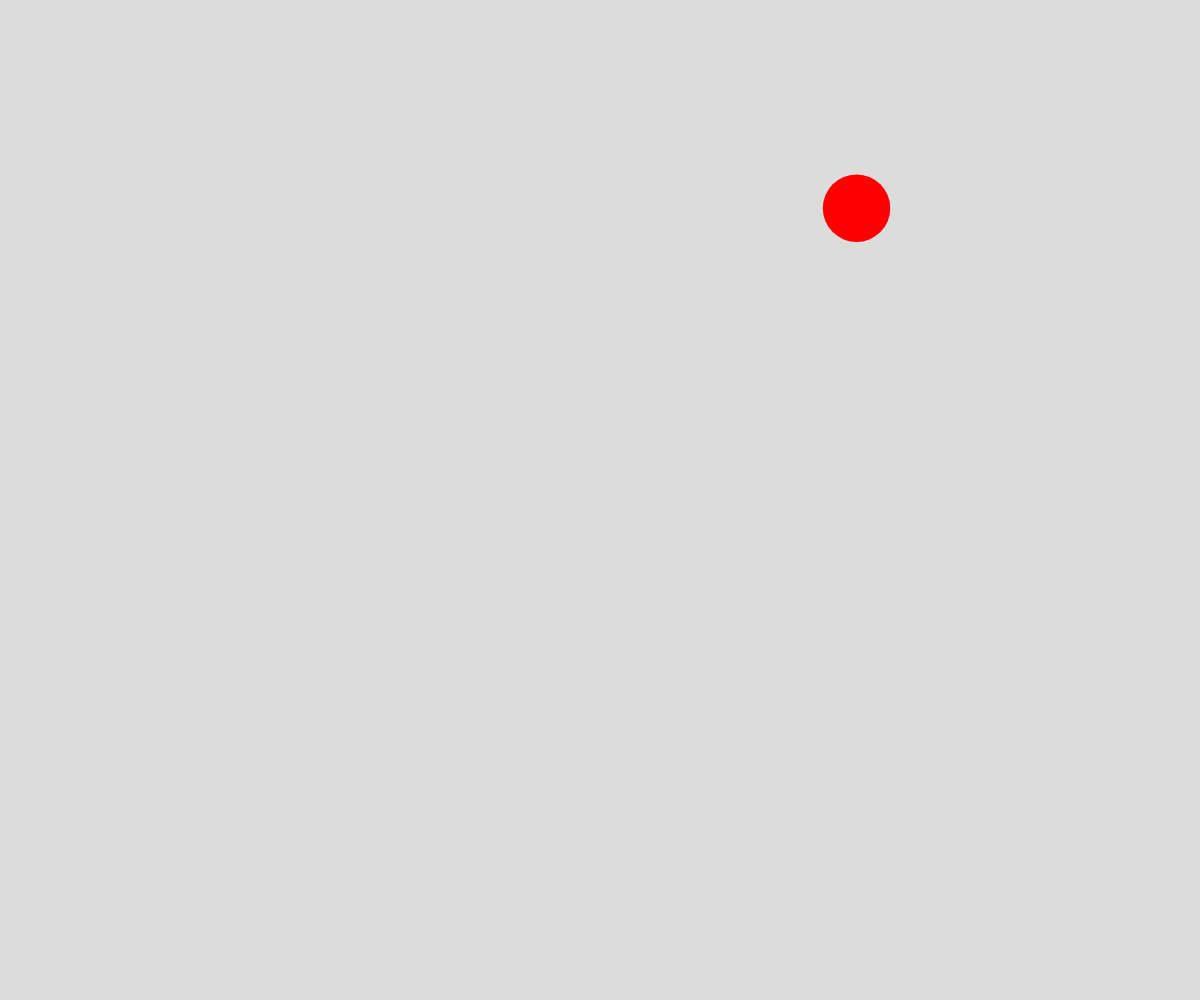
Frame 1 (no input)
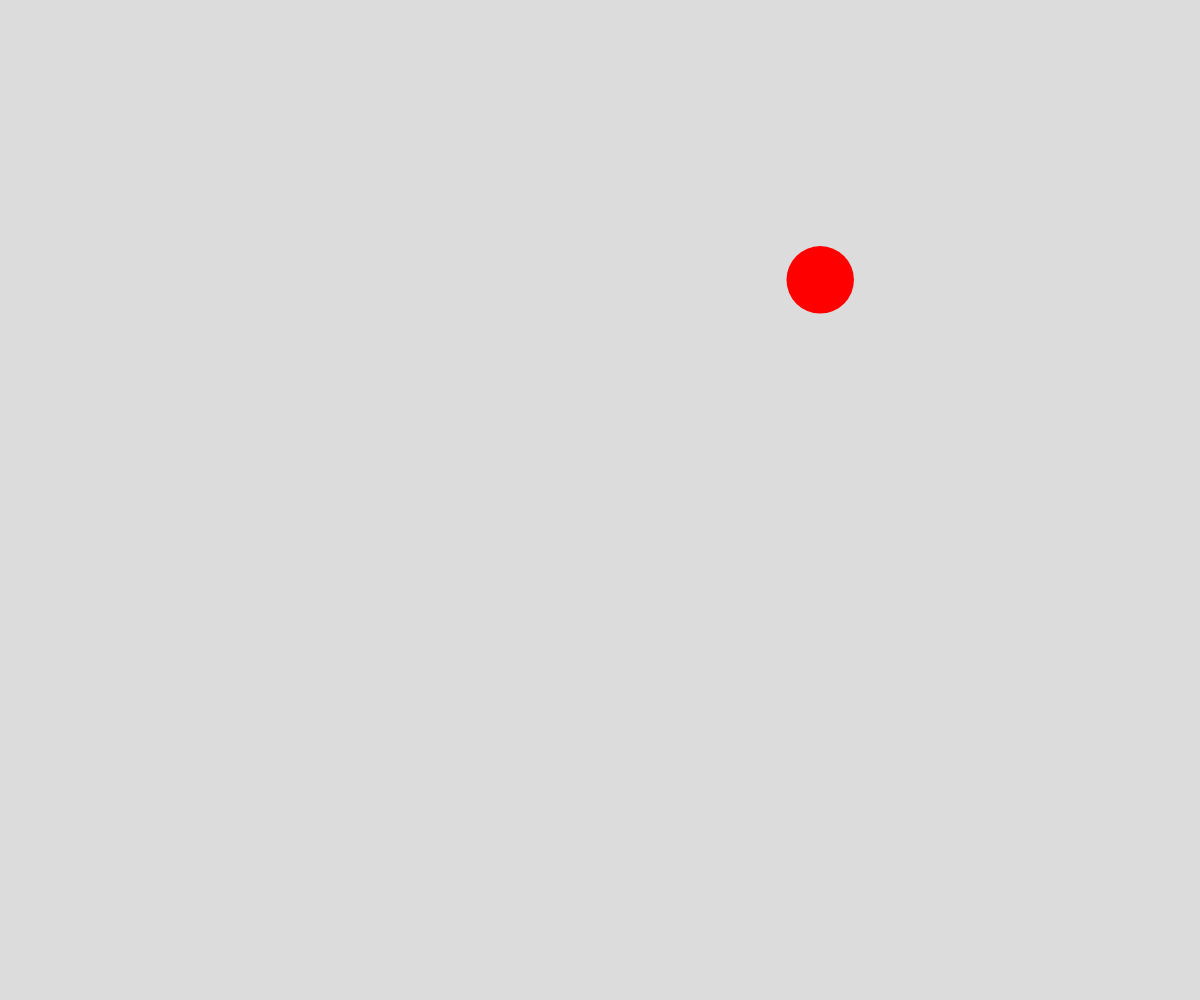
Frame 60 (no input)
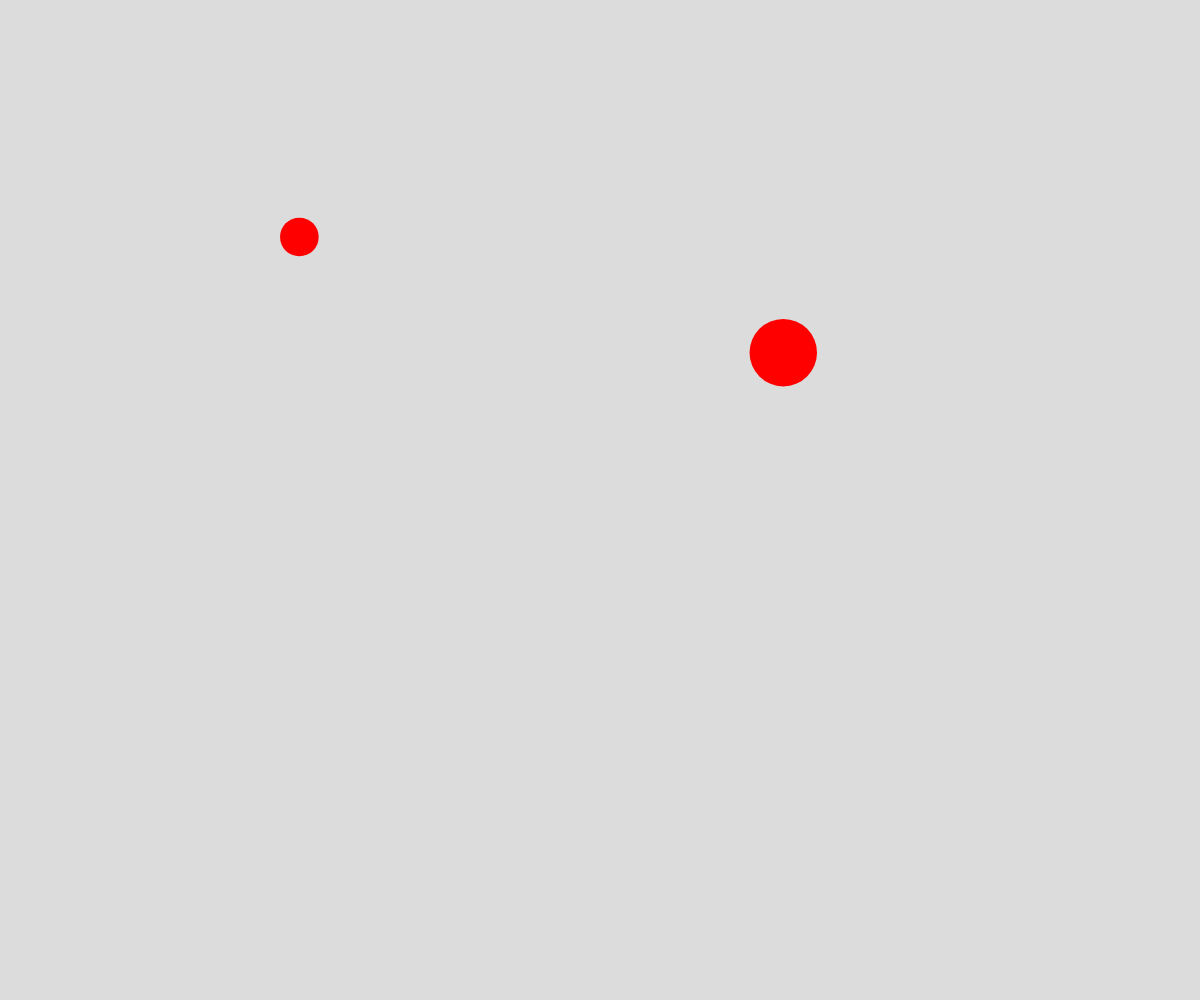
Frame 120 (the mouse pressed at the canvas centre since frame 60)

The p5.js sketch that drew these frames (run headless with seeded random() and noise() and a simulated clock; from frame 60 on, the mouse is pressed at the canvas centre):

// p5.js sketch
// ── sketch.js
// Bouncing Ball Object Demo


let ballArray = [];

function setup() {
  createCanvas(windowWidth, windowHeight);
  spawnBall();
}

function draw() {
  background(220);
  fill("red");
  noStroke();
  for (let ball of ballArray) {
    
    
    moveBall(ball);
    teleport(ball);
    displayBall(ball);
    
  }
}

function displayBall(ball) {
  circle(ball.x, ball.y, ball.radius*2);
}

function moveBall(ball) {
  ball.x += ball.dx;
  ball.y += ball.dy;
}

function teleport(ball) {

  if (ball.x + ball.radius > windowWidth) {
    ball.x -= windowWidth+ ball.radius*2;
    
  }
  if (ball.x + ball.radius < 0) {
    ball.x += windowWidth + ball.radius*2;
  }
  if (ball.y - ball.radius > windowHeight) {
    ball.y -= windowHeight + ball.radius*2;
  }
  if (ball.y + ball.radius < 0) {
    ball.y += windowHeight + ball.radius*2;
  }
}

function mousePressed() {
  spawnBall();
}

function spawnBall() {
  let someBall = {
    x: random(width),
    y: random(height),
    radius: random(15,40),
    dx: random(-2,2),
    dy: random(-2,2),
  };

  ballArray.push(someBall);
}
